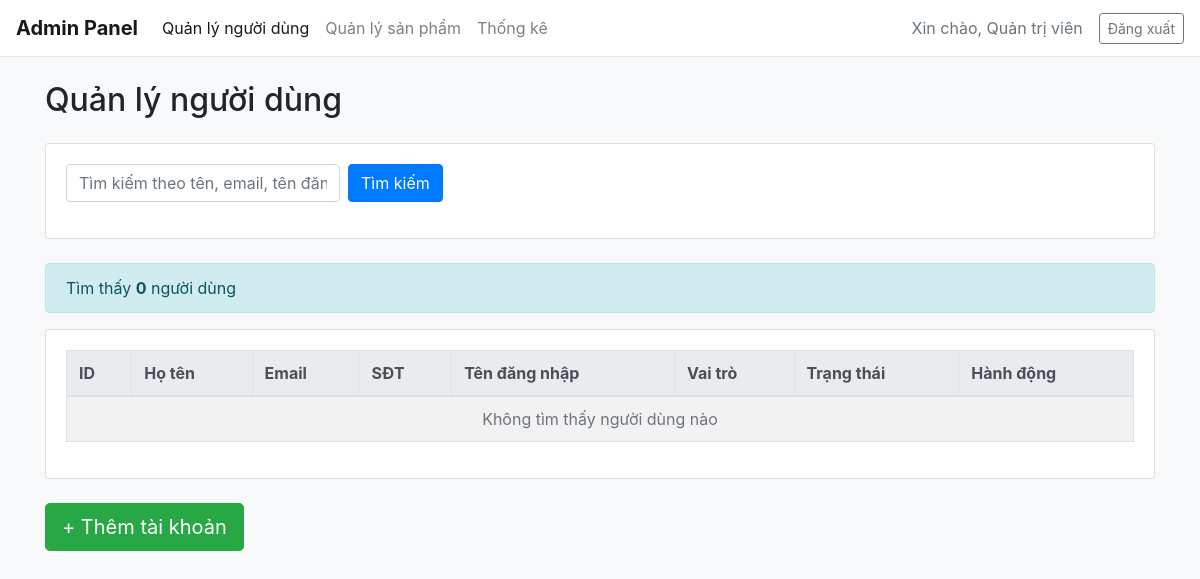
Before: /src/admin/user.php with the older database file.
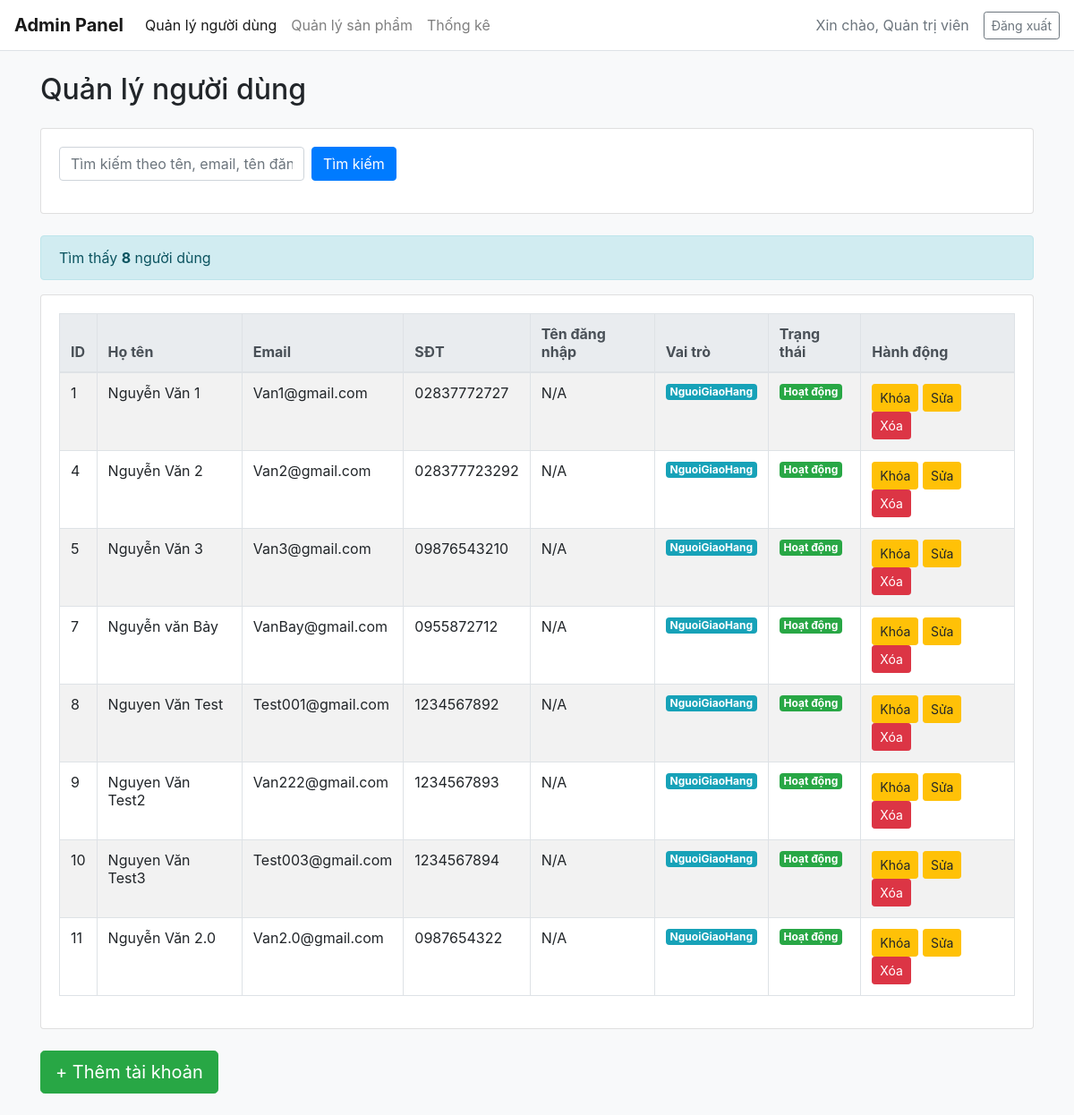
After: the same page with the newer database file.
### tables this page shows
CREATE TABLE `nguoidung` (
  `ID_NguoiDung` int(11) NOT NULL,
  `HoTen` varchar(100) NOT NULL,
  `Email` varchar(100) NOT NULL,
  `SoDienThoai` varchar(15) NOT NULL,
  `AnhDaiDien` varchar(255) DEFAULT 'default_avatar.png',
  `MatKhau_Hash` varchar(255) NOT NULL,
  `VaiTro` enum('NguoiMua','NguoiBan','NguoiGiaoHang','QuanTriVien') NOT NULL,
  `TrangThaiHoatDong` tinyint(1) DEFAULT 1,
  `DiaChiGiaoHangMacDinh` text DEFAULT NULL,
  `NgayTao` datetime DEFAULT current_timestamp(),
  `TenDangNhap` varchar(50) DEFAULT NULL
);

### src/admin/user.php (the view, shortened to what this page needs)
<?php
require_once 'C:\wamp64\www\SM\database\db.php';
include 'C:\wamp64\www\SM\src\admin\header.php';
$key = trim($_GET['search'] ?? '');
$page = max(1, (int)($_GET['page'] ?? 1));
$limit = 10;
$where = "";
$params = [];
$types = "";
$sqlCount = "SELECT COUNT(*) as total FROM nguoidung $where";
$stmt = $conn->prepare($sqlCount);
$stmt->execute();
$resultCount = $stmt->get_result();
$totalRecords = $resultCount->fetch_assoc()['total'];
$offset = ($page - 1) * $limit;
$sql = "SELECT * FROM nguoidung $where ORDER BY ID_NguoiDung ASC LIMIT ? OFFSET ?";
$stmt = $conn->prepare($sql);
if ($types) {
    $all_params = array_merge($params, [$limit, $offset]);
    $all_types = $types . 'ii';
    $stmt->bind_param($all_types, ...$all_params);
} else {
    $stmt->bind_param('ii', $limit, $offset);
}
$stmt->execute();
$data = $stmt->get_result();
?>
<!DOCTYPE html>
<html lang="vi">
<head>
    <link rel="stylesheet" href="https://maxcdn.bootstrapcdn.com/bootstrap/4.0.0/css/bootstrap.min.css">
</head>
<body class="bg-light">
<div class="container mt-4">
    <h2 class="mb-4">Quản lý người dùng</h2>
    <div class="card mb-4">
        <div class="card-body">
            <form method="get" class="form-inline">
                <input type="text" name="search" value="<?= htmlspecialchars($key) ?>"
                       class="form-control mr-2" placeholder="Tìm kiếm theo tên, email, tên đăng nhập, SĐT...">
                <button type="submit" class="btn btn-primary mr-2">Tìm kiếm</button>
            </form>
        </div>
    </div>
    <div class="alert alert-info">
        Tìm thấy <strong><?= $totalRecords ?></strong> người dùng
    </div>
    <div class="card">
        <div class="card-body">
            <div class="table-responsive">
                <table class="table table-bordered table-striped table-hover">
                    <thead class="thead-light">
                        <tr>
                            <th>ID</th>
                            <th>Họ tên</th>
                            <th>Email</th>
                            <th>SĐT</th>
                            <th>Tên đăng nhập</th>
                            <th>Vai trò</th>
                            <th>Trạng thái</th>
                            <th>Hành động</th>
                        </tr>
                    </thead>
                    <tbody>
                        <?php if ($data->num_rows > 0): ?>
                            <?php while ($u = $data->fetch_assoc()): ?>
                                <tr>
                                    <td><?= $u['ID_NguoiDung'] ?></td>
                                    <td><?= htmlspecialchars($u['HoTen']) ?></td>
                                    <td><?= htmlspecialchars($u['Email']) ?></td>
                                    <td><?= htmlspecialchars($u['SoDienThoai']) ?></td>
                                    <td><?= htmlspecialchars($u['TenDangNhap'] ?? 'N/A') ?></td>
                                    <td>
                                        <span class="badge badge-<?= $u['VaiTro'] === 'QuanTriVien' ? 'danger' : ($u['VaiTro'] === 'NguoiBan' ? 'warning' : ($u['VaiTro'] === 'NguoiGiaoHang' ? 'info' : 'primary')) ?>">
                                            <?= htmlspecialchars($u['VaiTro']) ?>
                                        </span>
                                    </td>
                                    <td>
                                       <?php if ($u['TrangThaiHoatDong']): ?>
                                            <span class="badge badge-success">Hoạt động</span>
                                        <?php else: ?>
                                            <span class="badge badge-danger">Bị khóa</span>
                                        <?php endif; ?>
                                    </td>
                                    <td>
                                        <?php if ($u['ID_NguoiDung'] != $_SESSION['user_id']): ?>
                                            <?php if ($u['TrangThaiHoatDong']): ?>
                                                <a href="ban_users.php?id=<?= $u['ID_NguoiDung'] ?>&ban=0" class="btn btn-sm btn-warning">Khóa</a>
                                            <?php else: ?>
                                                <a href="ban_users.php?id=<?= $u['ID_NguoiDung'] ?>&ban=1" class="btn btn-sm btn-info">Gỡ khóa</a>
                                            <?php endif; ?>
                                            <a href="edit_user.php?id=<?= $u['ID_NguoiDung'] ?>" class="btn btn-sm btn-warning">Sửa</a>
                                            <a href="del_user.php?id=<?= $u['ID_NguoiDung'] ?>" class="btn btn-sm btn-danger"
                                               onclick="return confirm('Bạn chắc chắn muốn xóa người dùng này? Tất cả dữ liệu liên quan cũng sẽ bị xóa.')">
                                                Xóa
                                            </a>
                                        <?php else: ?>
                                            <span class="text-muted small">(Tài khoản hiện tại)</span>
                                        <?php endif; ?>
                                    </td>
                                </tr>
                            <?php endwhile; ?>
                        <?php else: ?>
                            <tr>
                                <td colspan="8" class="text-center text-muted">Không tìm thấy người dùng nào</td>
                            </tr>
                        <?php endif; ?>
                    </tbody>
                </table>
            </div>
        </div>
    </div>
    <div class="mt-4 mb-4">
        <a href="edit_user.php" class="btn btn-success btn-lg">+ Thêm tài khoản</a>
    </div>
</div>
</body>
</html>

### src/admin/header.php (shortened to what this page needs)
<?php
$displayName = $_SESSION['HoTen'] ?? $_SESSION['TenDangNhap'] ?? 'Quản trị viên';
$current = basename($_SERVER['PHP_SELF']);
function is_active($name, $current) {
    return $current === $name ? 'active' : '';
}
?>
<nav class="navbar navbar-expand-lg navbar-light bg-white border-bottom mb-3">
    <a class="navbar-brand font-weight-bold" href="user.php">Admin Panel</a>
    <div class="collapse navbar-collapse" id="adminNavbar">
        <ul class="navbar-nav mr-auto">
            <li class="nav-item <?= is_active('user.php', $current) ?>">
                <a class="nav-link" href="user.php">Quản lý người dùng</a>
            </li>
            <li class="nav-item <?= is_active('product.php', $current) ?>">
                <a class="nav-link" href="product.php">Quản lý sản phẩm</a>
            </li>
            <li class="nav-item <?= is_active('stats.php', $current) ?>">
                <a class="nav-link" href="stats.php">Thống kê</a>
            </li>
        </ul>
        <div class="form-inline my-2 my-lg-0">
            <span class="mr-3 text-muted">Xin chào, <?= htmlspecialchars($displayName) ?></span>
            <a class="btn btn-outline-secondary btn-sm" href="../logout.php">Đăng xuất</a>
        </div>
    </div>
</nav>

Changed rows visible on the page:
added nguoidung: ID_NguoiDung "1", HoTen "Nguyễn Văn 1", Email "Van1@gmail.com", SoDienThoai "02837772727", TenDangNhap "N/A", VaiTro "NguoiGiaoHang", TrangThaiHoatDong "Hoạt động"
added nguoidung: ID_NguoiDung "4", HoTen "Nguyễn Văn 2", Email "Van2@gmail.com", SoDienThoai "028377723292", TenDangNhap "N/A", VaiTro "NguoiGiaoHang", TrangThaiHoatDong "Hoạt động"
added nguoidung: ID_NguoiDung "5", HoTen "Nguyễn Văn 3", Email "Van3@gmail.com", SoDienThoai "09876543210", TenDangNhap "N/A", VaiTro "NguoiGiaoHang", TrangThaiHoatDong "Hoạt động"
added nguoidung: ID_NguoiDung "7", HoTen "Nguyễn văn Bảy", Email "VanBay@gmail.com", SoDienThoai "0955872712", TenDangNhap "N/A", VaiTro "NguoiGiaoHang", TrangThaiHoatDong "Hoạt động"
added nguoidung: ID_NguoiDung "8", HoTen "Nguyen Văn Test", Email "Test001@gmail.com", SoDienThoai "1234567892", TenDangNhap "N/A", VaiTro "NguoiGiaoHang", TrangThaiHoatDong "Hoạt động"
added nguoidung: ID_NguoiDung "9", HoTen "Nguyen Văn Test2", Email "Van222@gmail.com", SoDienThoai "1234567893", TenDangNhap "N/A", VaiTro "NguoiGiaoHang", TrangThaiHoatDong "Hoạt động"
added nguoidung: ID_NguoiDung "10", HoTen "Nguyen Văn Test3", Email "Test003@gmail.com", SoDienThoai "1234567894", TenDangNhap "N/A", VaiTro "NguoiGiaoHang", TrangThaiHoatDong "Hoạt động"
added nguoidung: ID_NguoiDung "11", HoTen "Nguyễn Văn 2.0", Email "Van2.0@gmail.com", SoDienThoai "0987654322", TenDangNhap "N/A", VaiTro "NguoiGiaoHang", TrangThaiHoatDong "Hoạt động"
Other visible differences:
$totalRecords: "0" → "8"
text no longer shown: "Không tìm thấy người dùng nào"
